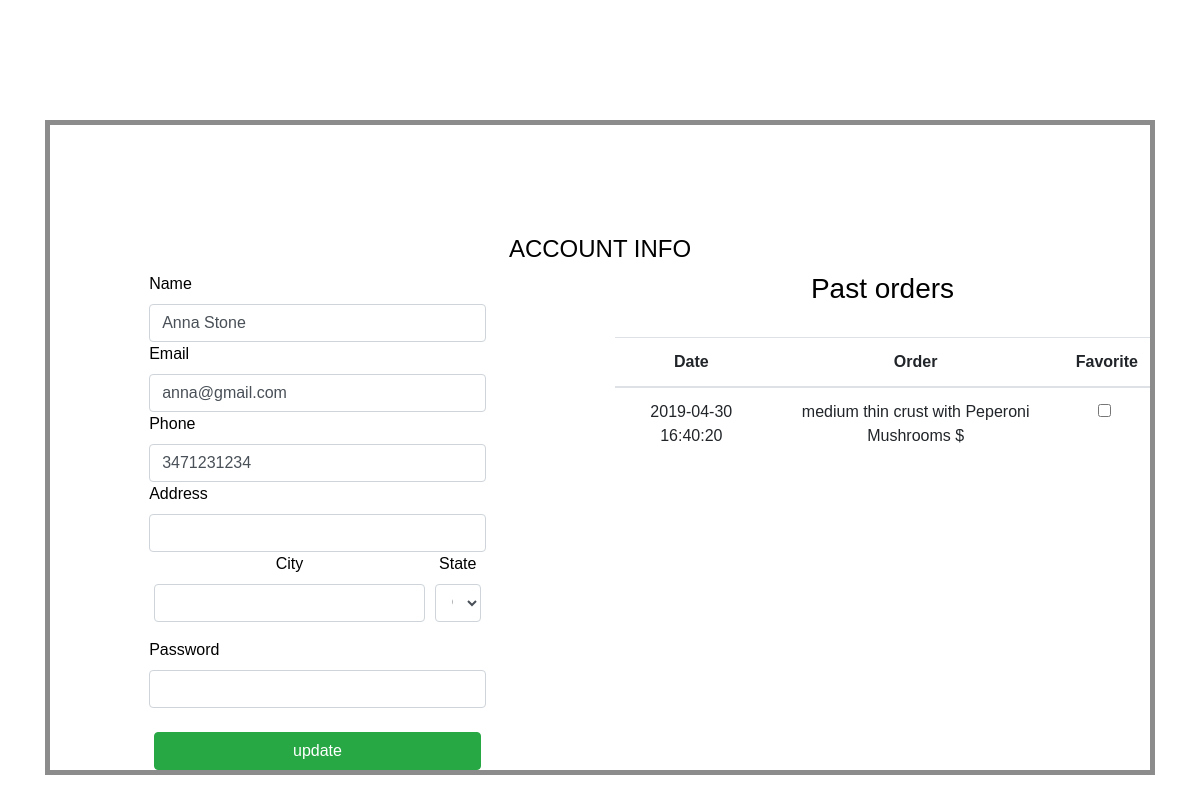
/account (signed in), run on an earlier commit of the app's database.
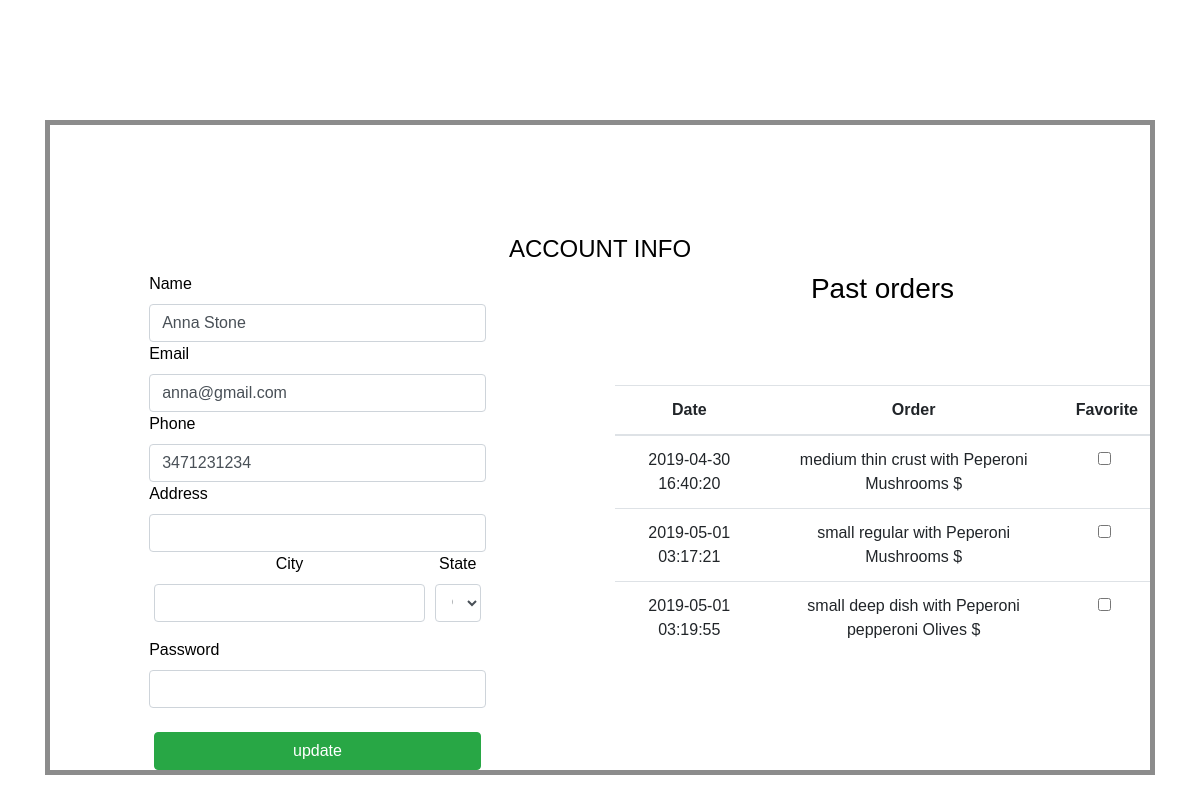
And on a later commit of the database.
### customer_model.py (models this page shows, shortened)
class Customer(db.Model):
    __tablename__="customers"
    id=db.Column(db.Integer,primary_key=True)
    username=db.Column(db.String(255))
    name=db.Column(db.String(255))
    email=db.Column(db.String(255),nullable=False)
    phone_number=db.Column(db.String(20))
    password=db.Column(db.String(255))
    favorite_order_id=db.Column(db.Integer)
    note=db.Column(db.String(255))
    created_at = db.Column(db.DateTime, server_default=func.now())
    updated_at = db.Column(db.DateTime, server_default=func.now(), onupdate=func.now())
    @classmethod
    def get(cls,customer_id):
        return cls.query.get(customer_id)

### models.py (models this page shows, shortened)
class Pizza(db.Model):
    __tablename__="pizzas"
    id=db.Column(db.Integer,primary_key=True)
    order_id=db.Column(db.Integer,db.ForeignKey('orders.id'),nullable=False)
    style_id=db.Column(db.Integer,db.ForeignKey('styles.id'),nullable=False)
    size_id=db.Column(db.Integer,db.ForeignKey('sizes.id'),nullable=False)
    qty=db.Column(db.Integer)
    created_at = db.Column(db.DateTime, server_default=func.now())
    updated_at = db.Column(db.DateTime, server_default=func.now(), onupdate=func.now())
    order=db.relationship('Order',foreign_keys=[order_id],backref=db.backref("pizzas",cascade="all,delete-orphan"))
    style=db.relationship('Style',foreign_keys=[style_id],backref=db.backref("pizzas"),uselist=False)
    size=db.relationship('Size',foreign_keys=[size_id],backref=db.backref("pizzas"),uselist=False)

class Size(db.Model):
    __tablename__="sizes"
    id=db.Column(db.Integer,primary_key=True)
    name=db.Column(db.String(255))
    description=db.Column(db.String(255))
    price=db.Column(db.Float)
    created_at = db.Column(db.DateTime, server_default=func.now())
    updated_at = db.Column(db.DateTime, server_default=func.now(), onupdate=func.now())

class Style(db.Model):
    __tablename__="styles"
    id=db.Column(db.Integer,primary_key=True)
    name=db.Column(db.String(255))
    description=db.Column(db.String(255))
    price=db.Column(db.Float)
    created_at = db.Column(db.DateTime, server_default=func.now())
    updated_at = db.Column(db.DateTime, server_default=func.now(), onupdate=func.now())

class Topping(db.Model):
    __tablename__="toppings"
    pizza_id=db.Column(db.Integer,db.ForeignKey('pizzas.id'),primary_key=True)
    toppings_menu_id=db.Column(db.Integer,db.ForeignKey('toppings_menu.id'),primary_key=True)
    created_at = db.Column(db.DateTime, server_default=func.now())
    updated_at = db.Column(db.DateTime, server_default=func.now(), onupdate=func.now())
    info=db.relationship('ToppingMenu',foreign_keys=[toppings_menu_id],uselist=False)
    pizza=db.relationship('Pizza',foreign_keys=[pizza_id],backref=db.backref("toppings",cascade="all,delete-orphan"))

class ToppingMenu(db.Model):
    __tablename__="toppings_menu"
    id=db.Column(db.Integer,primary_key=True)
    name=db.Column(db.String(255))
    description=db.Column(db.String(255))
    price=db.Column(db.Float)
    available=db.Column(db.Boolean)
    created_at = db.Column(db.DateTime, server_default=func.now())
    updated_at = db.Column(db.DateTime, server_default=func.now(), onupdate=func.now())

### controllers.py (the view)
def cust_account():
    customer_id=session['MyWebsite_customer_id']
    customer=Customer.get(customer_id)
    order=Order.get_entering(customer.id)
    return render_template('account.html',
    customer = customer,
    order = order
    )

### models.py (called while the page is built)
    @classmethod
    def get_entering(cls,customer_id):
        order=cls.query.filter(cls.customer_id==customer_id).filter(cls.status==StatusEnum.entering).first()
        return order

### templates/account.html (shortened to what this page needs)
<!DOCTYPE html>
<html lang="en" dir="ltr">
     <head>
          <link rel="stylesheet" href="https://stackpath.bootstrapcdn.com/bootstrap/4.3.1/css/bootstrap.min.css">
          <link rel="stylesheet" href="{{ url_for('static', filename='style.css') }}">
     </head>
     <body>
          <div class="container">
               <div class="section">
                    <div id="quick">
                         <h1  class="h4">ACCOUNT INFO</h1>
                         <div class="row">
                              <div class="col-lg-6 col-sm-4">
                                   <form class="col-lg-8 offset-lg-2" action="" method="post">
                                             <div class="form-row">
                                                  <label for="name">Name</label>
                                                  <input type="text" class="form-control" name="name" value="{{customer.name}}">
                                        </div>
                                        <div class="form-row">
                                             <label for="email">Email</label>
                                             <input type="text" class="form-control" name="email_address" value="{{customer.email}}">
                                        </div>
                                        <div class="form-row">
                                             <label for="phone">Phone</label>
                                             <input type="tel" class="form-control" name="phone_number" value="{{customer.phone_number}}">
                                        </div>
                                        <div class="form-row">
                                             <label for="street_address">Address</label>
                                             <input type="text" class="form-control" name="street_address" value="{{customer.address}}">
                                        </div>
                                        <div class="form-row">
                                             <div class="form-group col-md-10">
                                                  <label for="city">City</label>
                                                  <input type="text" class="form-control" name="city" value="{{customer.city}}">
                                             </div>
                                             <div class="form-group col-md-2">
                                                  <label for="state">State</label>
                                                  <select name="state" class="form-control">
                                                       <option selected value="">Choose...</option>
                                                  </select>
                                             </div>
                                        </div>
                                        <div class="form-row">
                                             <label for="password">Password</label>
                                             <input type="password" class="form-control" name="password" value="">
                                        </div>
                                        <input type="submit" class="btn btn-success btn-block" value="update">
                                   </form>
                              </div>
                              <div class="col-lg-6 col-sm-4">
                                   <h3>Past orders</h3>
                                   <table class="table">
                                       <thead>
                                            <tr>
                                                 <th>Date</th>
                                                 <th>Order</th>
                                                 <th>Favorite</th>
                                            </tr>
                                       </thead>
                                       <tbody>
                                            {% for pizza in order.pizzas %}
                                            <tr>
                                                  <td>{{pizza.created_at}}</td>
                                                  <td>{{pizza.size.name}} {{pizza.style.name}} with  {%for topping in pizza.toppings%} {{topping.info.name}} {%endfor%} $ </td>
                                                  <td><input type="checkbox" name="active-toppings-bulk" value="">
                                                  <label for="active-toppings-bulk"></label>{{favorite}}</td>
                                                  <br>
                                            </tr>
                                            {% endfor %}
                                       </tbody>
                                   </table>
                              </div>
                         </div>
                    </div>
               </div>
           </div>
     </body>
</html>

### static/style.css (style rules this page uses)
body { background: url(img/vita-marija-murenaite-691145-unsplash.jpg); background-size: cover; background-position: center; font-family: 'Hind', sans-serif; color: white; padding-top:10%; }
html { height: 100%; }
.section { padding: 5px; background-color: rgba(0, 0, 0, 0.45); }
#quick { text-align: center; padding-top: 10%; color: #000; background-color: #fff; }

What changed in the data, as far as the page shows it:
added Pizza: created_at "2019-05-01 03:17:21", size.name "small", style.name "regular"
added Topping: info.name "Peperoni", shown under "2019-05-01 03:17:21"
added Topping: info.name "Mushrooms", shown under "2019-05-01 03:17:21"
added Pizza: created_at "2019-05-01 03:19:55", size.name "small", style.name "deep dish"
added Topping: info.name "Peperoni", shown under "2019-05-01 03:19:55"
added Topping: info.name "pepperoni", shown under "2019-05-01 03:19:55"
added Topping: info.name "Olives", shown under "2019-05-01 03:19:55"
